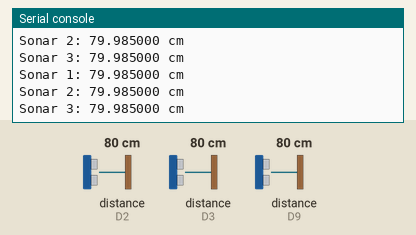
Simulated run of this program. Board: CircuitPython board. Parts: the last lines printed to the serial console. The inputs (shaded band) are chosen by the test bench; at power-on: distance to the obstacle (sensors on D2, D3, D9) 80 cm. The echo pulse lasts 58.3 µs per cm.

Above: at 1.2 s.
1.3 s: distance to the obstacle (sensor on D2) set to 2 cm
At 1.53 s:
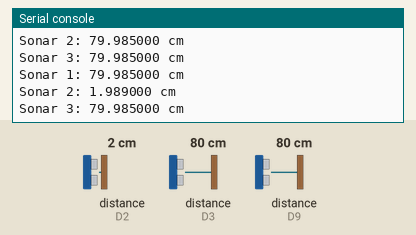
2.8 s: distance to the obstacle (sensor on D3) set to 2 cm
At 3.1 s:
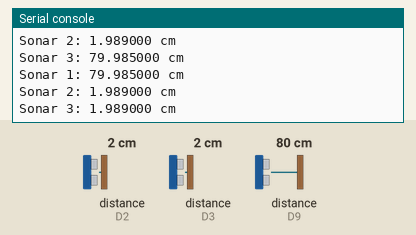
4.3 s: distance to the obstacle (sensor on D9) set to 2 cm
At 4.64 s:
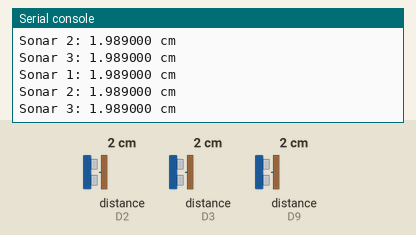
5.8 s: distance to the obstacle (sensor on D2) set to 4 cm
At 6.15 s:
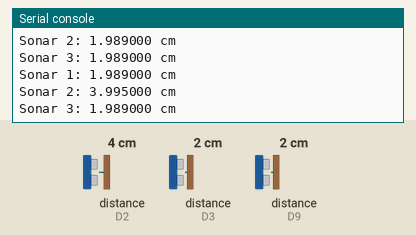
7.3 s: distance to the obstacle (sensor on D3) set to 4 cm
At 7.67 s:
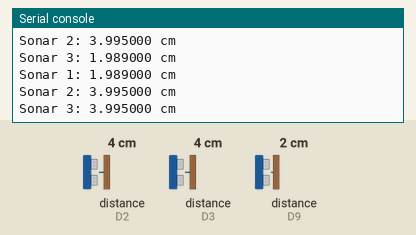
8.8 s: distance to the obstacle (sensor on D9) set to 4 cm
At 9.19 s:
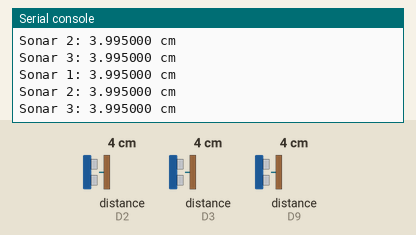
Timing chart, 0 to 11.3 s (numbered marks = the images above; inputs shaded):
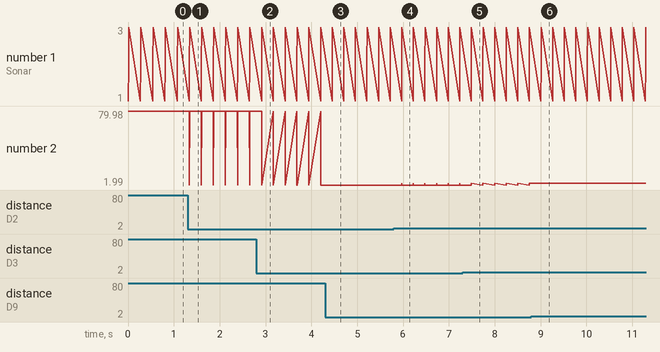

The program:

Ultrasonic.py
```python
# Write your code here :-)
import time
import board
import pulseio

import adafruit_hcsr04

from analogio import AnalogIn
from digitalio import DigitalInOut, Direction


trigger = DigitalInOut(board.D1)
sonar1 = adafruit_hcsr04.HCSR04(trigger, echo_pin=board.D9)
sonar2 = adafruit_hcsr04.HCSR04(trigger, echo_pin=board.D2)
sonar3 = adafruit_hcsr04.HCSR04(trigger, echo_pin=board.D3)


# echo2 = DigitalInOut(board.D2)
# echo2.direction = Direction.INPUT
while True:

    try:
        print("Sonar 1: %f cm"%(sonar1.distance))
        print("Sonar 2: %f cm"%(sonar2.distance))
        print("Sonar 3: %f cm"%(sonar3.distance))
        time.sleep(0.25)
    except RuntimeError:
        print("400")
        time.sleep(0.1)
```

Measured:
- after the input at 1.3 s, the serial console: prints a new line at once (image 1)
- after the input at 2.8 s, the serial console: prints a new line after 0.11 s (image 2)
- after the input at 4.3 s, the serial console: prints a new line after 0.15 s (image 3)
- after the input at 5.8 s, the serial console: prints a new line after 0.17 s (image 4)
- after the input at 7.3 s, the serial console: prints a new line after 0.19 s (image 5)
- after the input at 8.8 s, the serial console: prints a new line after 0.21 s (image 6)
